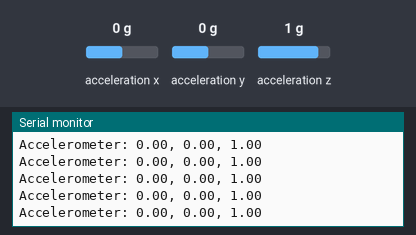
Bench run of a sketch on a simulated Arduino Nano 33 BLE. On the bench: the last lines printed to the serial monitor. The inputs (shaded band) are chosen by the test bench; at power-on: acceleration x 0 g, acceleration y 0 g, acceleration z 1 g.

Above: at 1.2 s.
1.3 s: acceleration x set to -1.4 g
At 1.33 s:
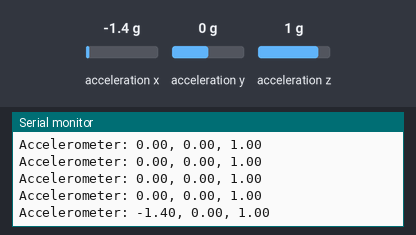
2.8 s: acceleration y set to -1.4 g
At 2.85 s:
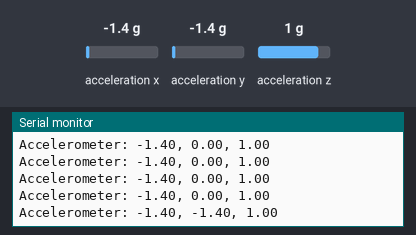
4.3 s: acceleration z set to -1.4 g
At 4.37 s:
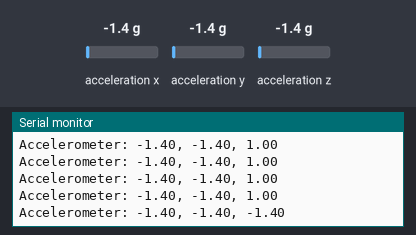

The sketch:

sketch_jul25a.ino
```cpp
#include <Arduino_LSM9DS1.h>

void setup() {
  // put your setup code here, to run once:
  //シリアル通信の設定
  Serial.begin(57600);
  while(!Serial);

  if(!IMU.begin()){
    Serial.println("Failed to intialize IMU");
    while(1);
  }
  Serial.println("IMU initialized");
}

void loop() {
  // put your main code here, to run repeatedly:
  float x, y, z;

  if (IMU.accelerationAvailable()) {
    IMU.readAcceleration(x, y, z);
    Serial.print("Accelerometer: ");
    Serial.print(x);
    Serial.print(", ");
    Serial.print(y);
    Serial.print(", ");
    Serial.println(z);
  }

  //データ取得の間隔を調整
   delay(100);
}
```

Measured:
- after the input at 1.3 s, the serial monitor: prints a new line at once (image 1)
- after the input at 2.8 s, the serial monitor: prints a new line at once (image 2)
- after the input at 4.3 s, the serial monitor: prints a new line after 0.07 s (image 3)
